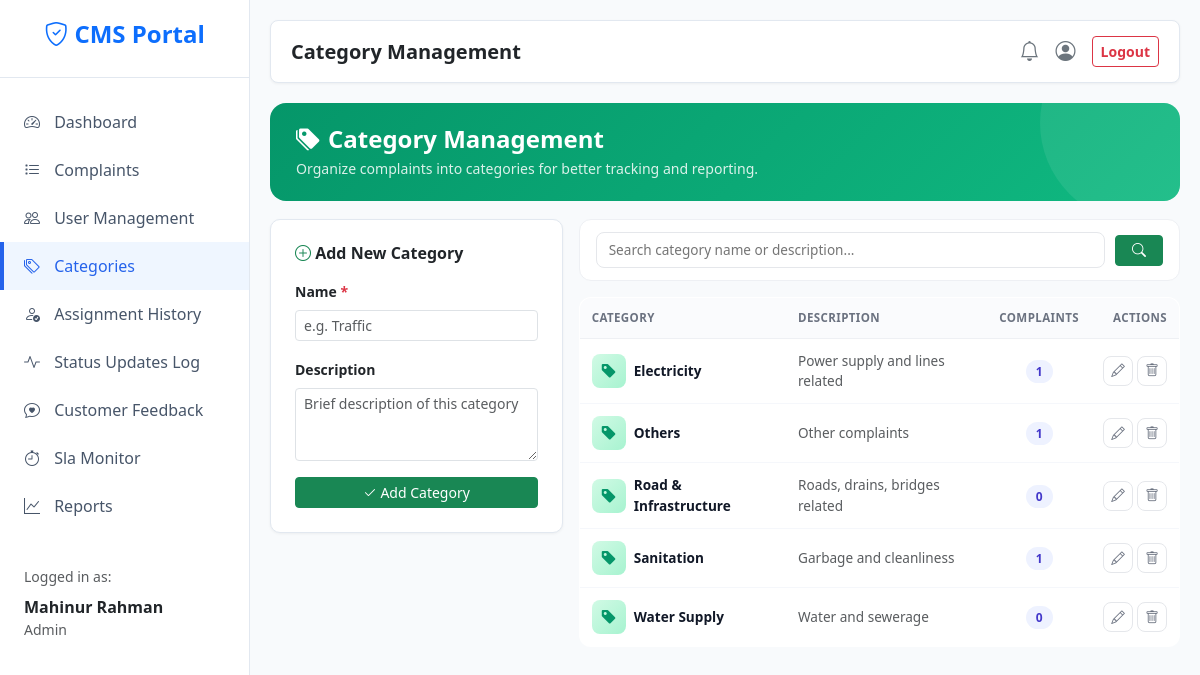
The app's page /admin/categories (signed in) with its own data.
### models.py (models this page shows, shortened)
class User(db.Model, UserMixin):
    __tablename__ = "users"
    id = db.Column(db.Integer, primary_key=True)
    name = db.Column(db.String(120), nullable=False)
    email = db.Column(db.String(150), unique=True, nullable=False, index=True)
    phone = db.Column(db.String(20))
    address = db.Column(db.String(255))
    password_hash = db.Column(db.String(255), nullable=False)
    role = db.Column(db.String(20), nullable=False, default="user", index=True)
    department = db.Column(db.String(120))
    is_active = db.Column(db.Boolean, nullable=False, default=True)
    created_at = db.Column(db.DateTime, default=datetime.utcnow)
    reset_otp = db.Column(db.String(6), nullable=True)
    otp_expiry = db.Column(db.DateTime, nullable=True)

class Category(db.Model):
    __tablename__ = "categories"
    id = db.Column(db.Integer, primary_key=True)
    name = db.Column(db.String(100), unique=True, nullable=False)
    description = db.Column(db.String(255))
    created_at = db.Column(db.DateTime, default=datetime.utcnow)

### app.py (the view, shortened to what this page needs)
@app.route("/admin/categories", methods=["GET", "POST"])
@role_required("admin")
def admin_categories():
    search = request.args.get("q", "").strip()
    q = Category.query
    if search:
        like = f"%{search}%"
        q = q.filter(db.or_(
            Category.name.like(like),
            Category.description.like(like),
        ))
    categories = q.order_by(Category.name).all()
    counts = dict(
        db.session.query(Complaint.category_id, func.count(Complaint.id))
        .group_by(Complaint.category_id).all()
    )
    return render_template("admin/categories.html", categories=categories, counts=counts, search=search)

### app.py (called while the page is built)
@login_manager.user_loader
def load_user(user_id):
    return db.session.get(User, int(user_id))

def role_required(*roles):
    def decorator(fn):
        @wraps(fn)
        @login_required
        def wrapper(*args, **kwargs):
            if current_user.role not in roles:
                abort(403)
            return fn(*args, **kwargs)
        return wrapper
    return decorator

def t(key, **kwargs):
    text = (key or "").replace("_", " ").replace("-", " ").title()
    if kwargs:
        try:
            text = text.format(**kwargs)
        except (KeyError, IndexError):
            pass
    return text

@app.context_processor
def inject_globals():
    unread = 0
    try:
        if current_user.is_authenticated:
            unread = Notification.query.filter_by(user_id=current_user.id, is_read=False).count()
    except Exception:
        unread = 0
    return dict(
        unread_count=unread,
        STATUSES=STATUSES,
        PRIORITIES=PRIORITIES,
        get_sla_status=get_sla_status,
        t=t,
    )

### templates/admin/categories.html (shortened to what this page needs)
{% extends "base.html" %}
{% block page_title %}Category Management{% endblock %}
{% block content %}
<div class="cm-hero">
  <h4><i class="bi bi-tags-fill me-2"></i>Category Management</h4>
  <p>Organize complaints into categories for better tracking and reporting.</p>
</div>
<div class="row g-3">
  <div class="col-lg-4">
    <div class="card p-4">
      <h6 class="fw-bold mb-3">
        <i class="bi bi-plus-circle text-success"></i> Add New Category
      </h6>
      <form method="post">
        <div class="mb-3">
          <label class="form-label small fw-semibold">Name <span class="text-danger">*</span></label>
          <input type="text" name="name" class="form-control form-control-sm"
                 required minlength="2" placeholder="e.g. Traffic">
        </div>
        <div class="mb-3">
          <label class="form-label small fw-semibold">Description</label>
          <textarea name="description" rows="3" class="form-control form-control-sm"
                    placeholder="Brief description of this category"></textarea>
        </div>
        <button class="btn btn-success btn-sm w-100">
          <i class="bi bi-check2"></i> Add Category
        </button>
      </form>
    </div>
  </div>
  <div class="col-lg-8">
    <form method="get" class="cm-filter">
      <input type="text" name="q" value="{{ search }}"
             placeholder="Search category name or description...">
      <button type="submit" class="btn btn-success btn-sm px-3">
        <i class="bi bi-search"></i>
      </button>
    </form>
    <div class="table-responsive">
      <table class="cm-table">
        <thead>
          <tr>
            <th>Category</th>
            <th>Description</th>
            <th class="text-center">Complaints</th>
            <th class="text-end">Actions</th>
          </tr>
        </thead>
        <tbody>
          {% for cat in categories %}
            <tr>
              <td>
                <div class="d-flex align-items-center gap-2">
                  <div class="cm-icon"><i class="bi bi-tag-fill"></i></div>
                  <div class="cm-name">{{ cat.name }}</div>
                </div>
              </td>
              <td class="small text-muted">{{ cat.description or '—' }}</td>
              <td class="text-center">
                <span class="cm-count-badge">{{ counts.get(cat.id, 0) }}</span>
              </td>
              <td class="text-end">
                <div class="d-flex gap-1 justify-content-end">
                  <button type="button" class="cm-action-btn"
                          data-bs-toggle="modal" data-bs-target="#editCatModal{{ cat.id }}"
                          title="Edit">
                    <i class="bi bi-pencil"></i>
                  </button>
                  <form method="post" action="{{ url_for('delete_category', cid=cat.id) }}"
                        class="d-inline m-0"
                        onsubmit="return confirm('Delete category {{ cat.name }}?')">
                    <button type="submit" class="cm-action-btn danger" title="Delete">
                      <i class="bi bi-trash"></i>
                    </button>
                  </form>
                </div>
              </td>
            </tr>
          {% endfor %}
        </tbody>
      </table>
    </div>
  </div>
</div>
{% endblock %}

### templates/base.html (shortened to what this page needs)
<!DOCTYPE html>
<html lang="en">
<head>
    <link href="https://cdn.jsdelivr.net/npm/bootstrap@5.3.2/dist/css/bootstrap.min.css" rel="stylesheet">
    <link rel="stylesheet" href="https://cdn.jsdelivr.net/npm/bootstrap-icons@1.11.1/font/bootstrap-icons.css">
</head>
<body>
    <div class="wrapper">
        <nav id="sidebar">
            <div class="sidebar-header">
                <h4 class="fw-bold text-primary"><i class="bi bi-shield-check"></i> CMS Portal</h4>
            </div>
            <ul class="list-unstyled components">
                <li>
                    <a href="{{ url_for('dashboard_router') }}" class="{{ 'active' if request.endpoint == 'dashboard_router' }}">
                        <i class="bi bi-speedometer2"></i> {{ t('dashboard') }}
                    </a>
                </li>
                <li>
                    <a href="{{ url_for('complaints_list') }}" class="{{ 'active' if request.endpoint == 'complaints_list' }}">
                        <i class="bi bi-list-task"></i> {{ t('complaints') }}
                    </a>
                </li>
                {% if current_user.role == 'admin' %}
                <li>
                    <a href="{{ url_for('admin_users') }}" class="{{ 'active' if request.endpoint == 'admin_users' }}">
                        <i class="bi bi-people"></i> {{ t('user_management') }}
                    </a>
                </li>
                <li>
                    <a href="{{ url_for('admin_categories') }}" class="{{ 'active' if request.endpoint == 'admin_categories' }}">
                        <i class="bi bi-tags"></i> {{ t('categories') }}
                    </a>
                </li>
                <li>
                    <a href="{{ url_for('admin_assignments') }}" class="{{ 'active' if request.endpoint == 'admin_assignments' }}">
                        <i class="bi bi-person-check"></i> {{ t('assignment_history') }}
                    </a>
                </li>
                <li>
                    <a href="{{ url_for('admin_updates') }}" class="{{ 'active' if request.endpoint == 'admin_updates' }}">
                        <i class="bi bi-activity"></i> {{ t('status_updates_log') }}
                    </a>
                </li>
                <li>
                    <a href="{{ url_for('admin_feedback') }}" class="{{ 'active' if request.endpoint == 'admin_feedback' }}">
                        <i class="bi bi-chat-heart"></i> {{ t('customer_feedback') }}
                    </a>
                </li>
                <li>
                    <a href="{{ url_for('admin_sla') }}" class="{{ 'active' if request.endpoint == 'admin_sla' }}">
                        <i class="bi bi-stopwatch"></i> {{ t('sla_monitor') }}
                    </a>
                </li>
                <li>
                    <a href="{{ url_for('admin_reports') }}" class="{{ 'active' if request.endpoint == 'admin_reports' }}">
                        <i class="bi bi-graph-up"></i> {{ t('reports') }}
                    </a>
                </li>
                {% endif %}
            </ul>
            <ul class="list-unstyled mt-3 px-3">
                <li class="text-muted small mb-2 px-2">Logged in as:</li>
                <li class="px-2 mb-3">
                    <div class="text-dark fw-bold">{{ current_user.name }}</div>
                    <div class="text-muted small text-capitalize">{{ current_user.role }}</div>
                </li>
            </ul>
        </nav>
        <div id="content">
            <div class="top-navbar d-flex justify-content-between align-items-center">
                <h5 class="mb-0 fw-bold text-dark">{% block page_title %}{{ t('dashboard') }}{% endblock %}</h5>
                <div class="d-flex align-items-center gap-3">
                    <a href="{{ url_for('notifications') }}" class="text-secondary position-relative text-decoration-none">
                        <i class="bi bi-bell fs-5"></i>
                    </a>
                    <a href="{{ url_for('profile') }}" class="text-secondary text-decoration-none" title="{{ t('profile') }}">
                        <i class="bi bi-person-circle fs-5"></i>
                    </a>
                    <form action="{{ url_for('logout') }}" method="POST" class="d-inline m-0 p-0">
                        <button type="submit" class="btn btn-sm btn-outline-danger fw-bold">{{ t('logout') }}</button>
                    </form>
                </div>
            </div>
            {% block content %}{% endblock %}
        </div>
    </div>
</body>
</html>

### templates/base.html (style rules this page uses)
body { background-color: #f8fafc; overflow-x: hidden; font-family: 'Segoe UI', Tahoma, Geneva, Verdana, sans-serif; }
.wrapper { display: flex; width: 100%; align-items: stretch; }
#sidebar { min-width: 250px; max-width: 250px; background: #ffffff; border-right: 1px solid #e2e8f0; min-height: 100vh; transition: all 0.3s; }
#sidebar .sidebar-header { padding: 20px; background: #ffffff; text-align: center; border-bottom: 1px solid #e2e8f0; }
#sidebar ul.components { padding: 20px 0; }
#sidebar ul li a { padding: 12px 20px; font-size: 1rem; display: block; color: #475569; font-weight: 500; text-decoration: none; transition: 0.2s; border-left: 4px solid transparent; }
#sidebar ul li a:hover, #sidebar ul li a.active { color: #2563eb; background: #eff6ff; border-left: 4px solid #2563eb; }
#sidebar ul li a i { margin-right: 10px; }
#content { width: 100%; padding: 20px; min-height: 100vh; }
.top-navbar { background: #ffffff; padding: 15px 20px; box-shadow: 0 1px 3px rgba(0,0,0,.05); margin-bottom: 20px; border-radius: 8px; border: 1px solid #e2e8f0; }
.card { border: 1px solid #e2e8f0; box-shadow: 0 1px 3px rgba(0,0,0,.05); border-radius: 10px; }

### templates/admin/categories.html (style rules this page uses)
.cm-hero { background: linear-gradient(135deg, #059669, #10b981); border-radius: 16px; padding: 22px 26px; color: #fff; margin-bottom: 18px; position: relative; overflow: hidden; }
.cm-hero::after { content: ""; position: absolute; width: 200px; height: 200px; background: rgba(255,255,255,.08); border-radius: 50%; top: -80px; right: -60px; }
.cm-hero h4 { font-weight: 700; margin: 0 0 4px; position: relative; z-index: 2; }
.cm-hero p { opacity: .85; margin: 0; font-size: .88rem; position: relative; z-index: 2; }
.cm-filter { background: #fff; border-radius: 12px; border: 1px solid #eef0f4; padding: 12px 16px; margin-bottom: 16px; display: flex; gap: 10px; align-items: center; }
.cm-filter input { flex: 1; border: 1.5px solid #e5e7eb; border-radius: 8px; padding: 7px 12px; font-size: .85rem; }
.cm-table { width: 100%; border-collapse: collapse; background: #fff; border-radius: 12px; overflow: hidden; border: 1px solid #eef0f4; }
.cm-table thead th { background: #fafbfd; padding: 11px 12px; font-size: .72rem; font-weight: 700; color: #6b7280; text-transform: uppercase; letter-spacing: .4px; text-align: left; border-bottom: 1px solid #eef0f4; }
.cm-table tbody td { padding: 12px; font-size: .85rem; border-bottom: 1px solid #f5f7fb; vertical-align: middle; }
.cm-icon { width: 34px; height: 34px; border-radius: 8px; background: linear-gradient(135deg, #d1fae5, #a7f3d0); color: #059669; display: inline-flex; align-items: center; justify-content: center; font-size: 1rem; flex-shrink: 0; }
.cm-name { font-weight: 600; color: #111827; }
.cm-count-badge { background: #eef2ff; color: #4338ca; font-weight: 700; font-size: .75rem; padding: 3px 10px; border-radius: 20px; }
.cm-action-btn { width: 30px; height: 30px; border-radius: 8px; border: 1px solid #e5e7eb; background: #fff; color: #6b7280; display: inline-flex; align-items: center; justify-content: center; transition: all .15s; cursor: pointer; }

### records on screen
User: name "Mahinur Rahman", role "Admin"
Category: name "Electricity", description "Power supply and lines related", get "1"
Category: name "Others", description "Other complaints", get "1"
Category: name "Road & Infrastructure", description "Roads, drains, bridges related", get "0"
Category: name "Sanitation", description "Garbage and cleanliness", get "1"
Category: name "Water Supply", description "Water and sewerage", get "0"

### other values on screen
{{ t('dashboard') }} "Dashboard"
{{ t('complaints') }} "Complaints"
{{ t('user_management') }} "User Management"
{{ t('categories') }} "Categories"
{{ t('assignment_history') }} "Assignment History"
{{ t('status_updates_log') }} "Status Updates Log"
{{ t('customer_feedback') }} "Customer Feedback"
{{ t('sla_monitor') }} "Sla Monitor"
{{ t('reports') }} "Reports"
{{ t('logout') }} "Logout"
